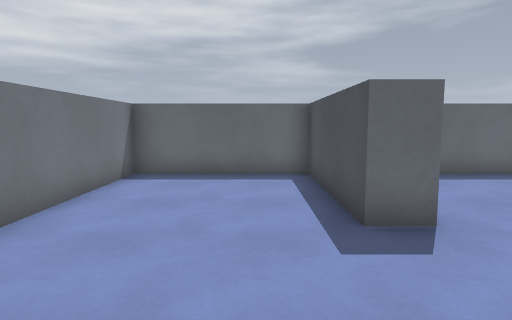
View 1 (above)

17 first-person views from a walk through a 3-D level made in the Godot game engine. The camera is 1.4 m above the floor, tilts 6° down and sees 75° across. The floor is counted in squares, 1 m on a side. Each view is taken from the middle of a square. On the plan, view 1 faces up. The plan holds only what a view shows up to about 15 squares ahead; the rest is blank. Surface patterns are stand-ins for the level's own textures.

View 2
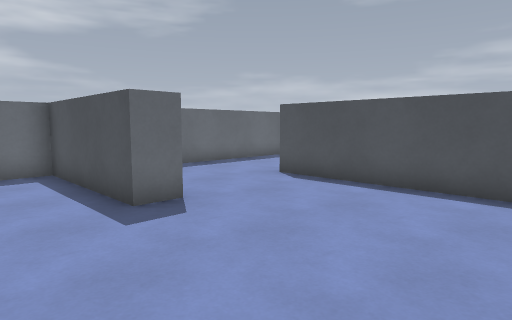

View 3
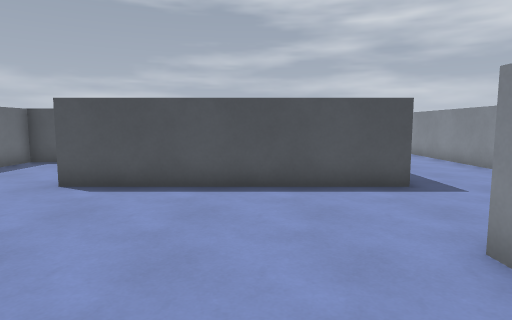

View 4
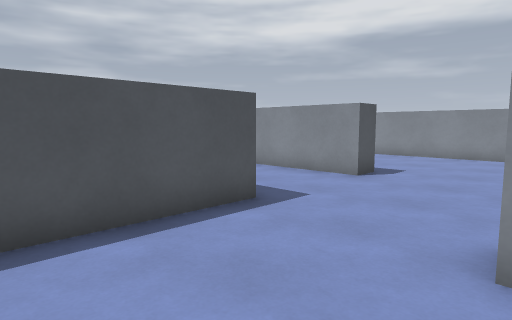

View 5
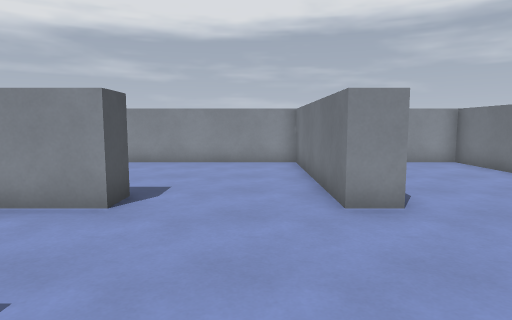

View 6
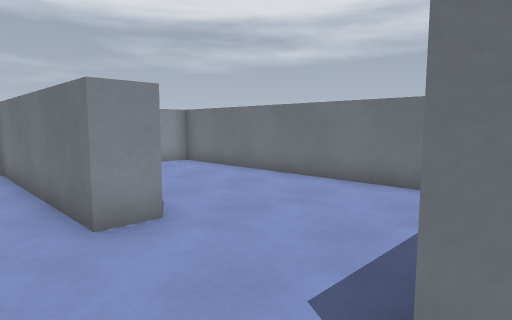

View 7
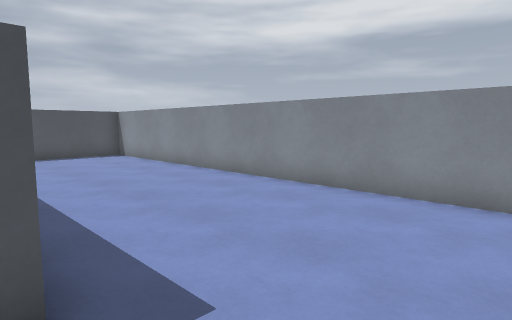

View 8
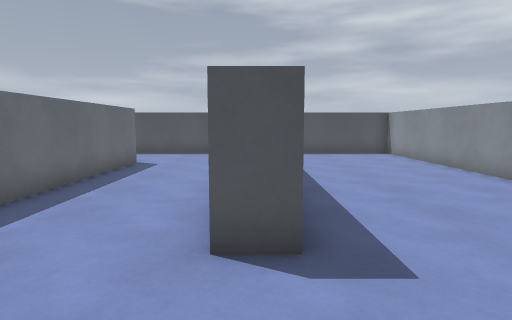

View 9
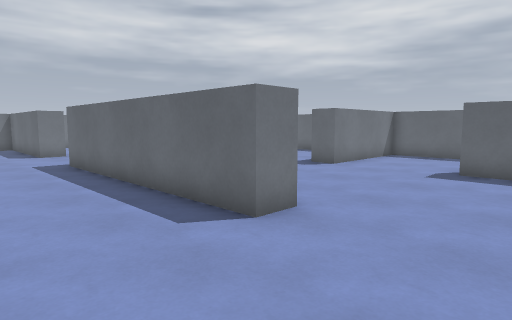

View 10
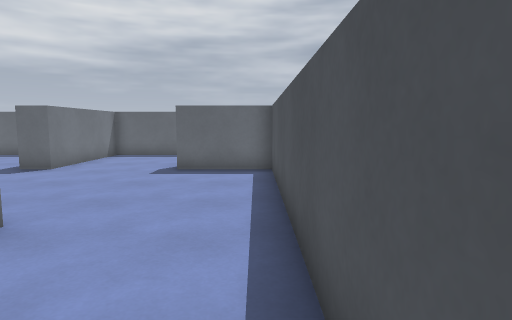

View 11
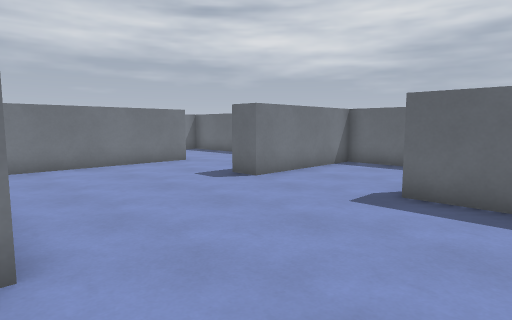

View 12
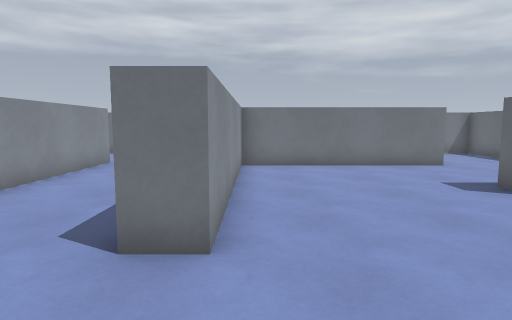

View 13
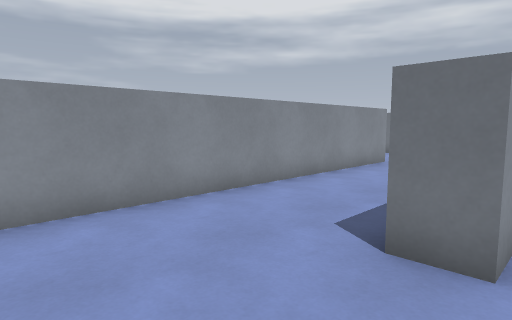

View 14
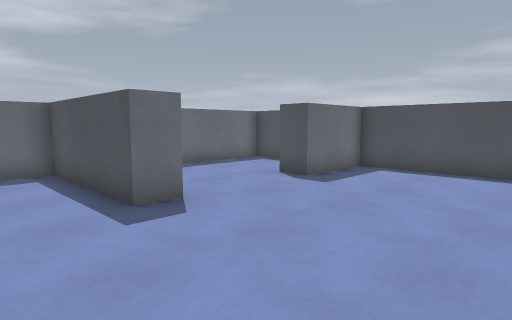

View 15
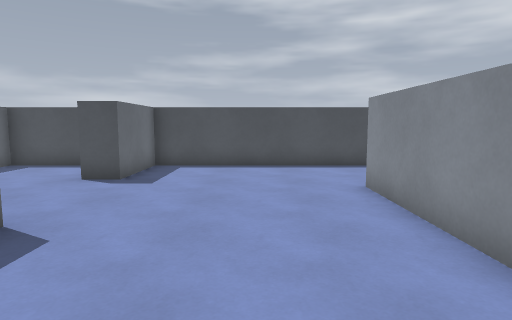

View 16
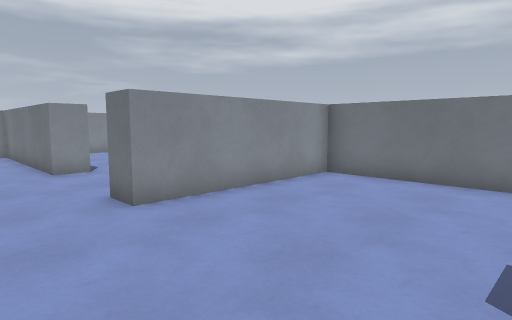

View 17
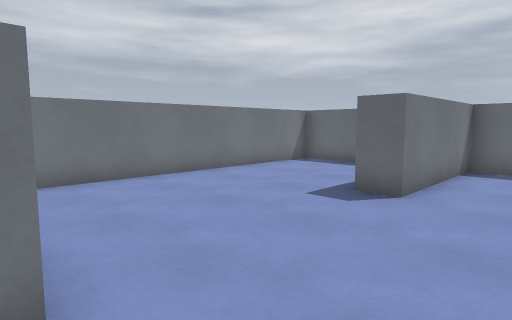

### Floor plan
Points are (right, up) in squares from view 1. A wall is a line through its corners. A room is listed if a view was taken in it or the views show most of it. See-through windows are left out.
Room 1 (views 1, 2, 3, 4, 5, 6, 7, 8, 9, 10, 11, 12, 13, 14, 15, 16, 17)
walls: (6.5, -7.6) (6.5, -6.5) (18.4, -6.5); (1.4, -6.5) (2.5, -6.5) (2.5, -13.5) (18.9, -13.5); (7.5, 5.6) (7.5, -1.5) (15.5, -1.5) (15.5, -2.5) (6.5, -2.5) (6.5, 5.5); (-3.5, -4.4) (-3.5, -13.5) (-1.6, -13.5); (19.5, -5.5) (19.5, 4.5) (16.5, 4.5) (16.5, 5.5); (19.5, -12.9) (19.5, -10); (19.5, 7) (19.5, 9.5) (12.5, 9.5) (12.5, 4.5) (11.5, 4.5) (11.5, 9.5) (2.5, 9.5) (2.5, 4.5) (1.5, 4.5) (1.5, 9.5) (-3.5, 9.5) (-3.5, -1.5) (2.5, -1.5) (2.5, -2.5) (1.1, -2.5)

Positions as (right, up) in squares from view 1, and headings:
1: (0, 0), facing up
2: (-1, -1), facing up-right
3: (-1, 1), facing right
4: (2, 2), facing down-right
5: (4, -1), facing down
6: (4, -2), facing down-left
7: (4, -7), facing down-right
8: (3, -7), facing right
9: (19, -6), facing up-left
10: (19, -6), facing up
11: (19, -2), facing up-left
12: (19, -1), facing left
13: (19, -1), facing down-left
14: (9, -1), facing up-right
15: (8, 1), facing right
16: (5, 4), facing down-left
17: (5, -2), facing up-left
